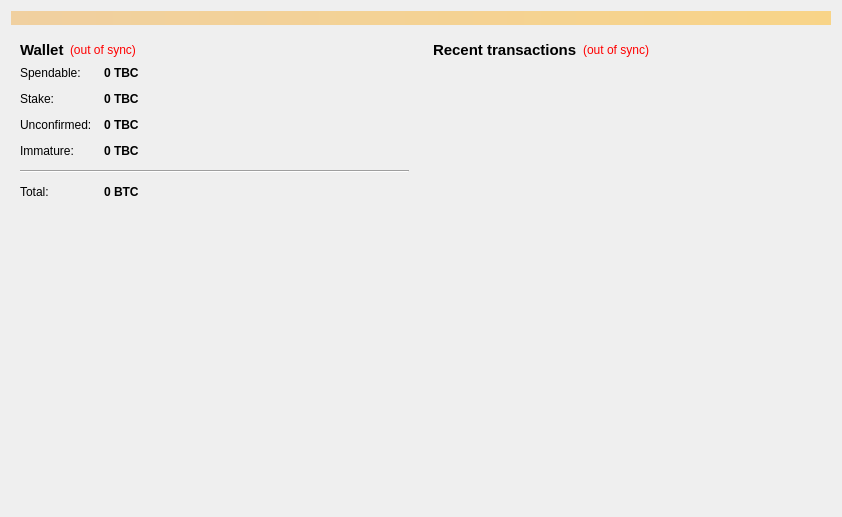
<?xml version="1.0" encoding="UTF-8"?>
<ui version="4.0">
 <class>OverviewPage</class>
 <widget class="QWidget" name="OverviewPage">
  <property name="geometry">
   <rect>
    <x>0</x>
    <y>0</y>
    <width>842</width>
    <height>517</height>
   </rect>
  </property>
  <property name="windowTitle">
   <string>Form</string>
  </property>
  <layout class="QVBoxLayout" name="topLayout">
   <item>
    <widget class="QLabel" name="labelAlerts">
     <property name="visible">
      <bool>false</bool>
     </property>
     <property name="styleSheet">
      <string notr="true">background-color: qlineargradient(x1: 0, y1: 0, x2: 1, y2: 0, stop:0 #F0D0A0, stop:1 #F8D488);  color:#000000
</string>
     </property>
     <property name="wordWrap">
      <bool>true</bool>
     </property>
     <property name="margin">
      <number>3</number>
     </property>
    </widget>
   </item>
   <item>
    <layout class="QHBoxLayout" name="horizontalLayout" stretch="1,1">
     <item>
      <layout class="QVBoxLayout" name="verticalLayout_2">
       <item>
        <widget class="QWidget" name="widget" native="true">
         <layout class="QVBoxLayout" name="verticalLayout_4">
          <item>
           <layout class="QHBoxLayout" name="horizontalLayout_4">
            <item>
             <widget class="QLabel" name="label_5">
              <property name="font">
               <font>
                <pointsize>11</pointsize>
                <weight>75</weight>
                <bold>true</bold>
               </font>
              </property>
              <property name="text">
               <string>Wallet</string>
              </property>
             </widget>
            </item>
            <item>
             <widget class="QLabel" name="labelWalletStatus">
              <property name="toolTip">
               <string>The displayed information may be out of date. Your wallet automatically synchronizes with the TBC network after a connection is established, but this process has not completed yet.</string>
              </property>
              <property name="styleSheet">
               <string notr="true">QLabel { color: red; }</string>
              </property>
              <property name="text">
               <string notr="true">(out of sync)</string>
              </property>
              <property name="alignment">
               <set>Qt::AlignLeading|Qt::AlignLeft|Qt::AlignVCenter</set>
              </property>
             </widget>
            </item>
            <item>
             <spacer name="horizontalSpacer_2">
              <property name="orientation">
               <enum>Qt::Horizontal</enum>
              </property>
              <property name="sizeHint" stdset="0">
               <size>
                <width>40</width>
                <height>20</height>
               </size>
              </property>
             </spacer>
            </item>
           </layout>
          </item>
          <item>
           <layout class="QFormLayout" name="formLayout_2">
            <property name="fieldGrowthPolicy">
             <enum>QFormLayout::AllNonFixedFieldsGrow</enum>
            </property>
            <property name="horizontalSpacing">
             <number>12</number>
            </property>
            <property name="verticalSpacing">
             <number>12</number>
            </property>
            <item row="0" column="0">
             <widget class="QLabel" name="label">
              <property name="text">
               <string>Spendable:</string>
              </property>
             </widget>
            </item>
            <item row="0" column="1">
             <widget class="QLabel" name="labelBalance">
              <property name="font">
               <font>
                <weight>75</weight>
                <bold>true</bold>
               </font>
              </property>
              <property name="cursor">
               <cursorShape>IBeamCursor</cursorShape>
              </property>
              <property name="toolTip">
               <string>Your current spendable balance</string>
              </property>
              <property name="text">
               <string notr="true">0 TBC</string>
              </property>
              <property name="alignment">
               <set>Qt::AlignLeading|Qt::AlignLeft|Qt::AlignVCenter</set>
              </property>
              <property name="textInteractionFlags">
               <set>Qt::LinksAccessibleByMouse|Qt::TextSelectableByKeyboard|Qt::TextSelectableByMouse</set>
              </property>
             </widget>
            </item>
            <item row="1" column="0">
             <widget class="QLabel" name="label_6">
              <property name="text">
               <string>Stake:</string>
              </property>
             </widget>
            </item>
            <item row="1" column="1">
             <widget class="QLabel" name="labelStake">
              <property name="font">
               <font>
                <weight>75</weight>
                <bold>true</bold>
               </font>
              </property>
              <property name="cursor">
               <cursorShape>IBeamCursor</cursorShape>
              </property>
              <property name="toolTip">
               <string>Total of coins that was staked, and do not yet count toward the current balance</string>
              </property>
              <property name="text">
               <string notr="true">0 TBC</string>
              </property>
              <property name="alignment">
               <set>Qt::AlignLeading|Qt::AlignLeft|Qt::AlignVCenter</set>
              </property>
              <property name="textInteractionFlags">
               <set>Qt::LinksAccessibleByMouse|Qt::TextSelectableByKeyboard|Qt::TextSelectableByMouse</set>
              </property>
             </widget>
            </item>
            <item row="2" column="0">
             <widget class="QLabel" name="label_3">
              <property name="text">
               <string>Unconfirmed:</string>
              </property>
             </widget>
            </item>
            <item row="2" column="1">
             <widget class="QLabel" name="labelUnconfirmed">
              <property name="font">
               <font>
                <weight>75</weight>
                <bold>true</bold>
               </font>
              </property>
              <property name="cursor">
               <cursorShape>IBeamCursor</cursorShape>
              </property>
              <property name="toolTip">
               <string>Total of transactions that have yet to be confirmed, and do not yet count toward the current balance</string>
              </property>
              <property name="text">
               <string notr="true">0 TBC</string>
              </property>
              <property name="alignment">
               <set>Qt::AlignLeading|Qt::AlignLeft|Qt::AlignVCenter</set>
              </property>
              <property name="textInteractionFlags">
               <set>Qt::LinksAccessibleByMouse|Qt::TextSelectableByKeyboard|Qt::TextSelectableByMouse</set>
              </property>
             </widget>
            </item>
            <item row="3" column="0">
             <widget class="QLabel" name="labelImmatureText">
              <property name="text">
               <string>Immature:</string>
              </property>
             </widget>
            </item>
            <item row="3" column="1">
             <widget class="QLabel" name="labelImmature">
              <property name="font">
               <font>
                <weight>75</weight>
                <bold>true</bold>
               </font>
              </property>
              <property name="toolTip">
               <string>Mined balance that has not yet matured</string>
              </property>
              <property name="text">
               <string notr="true">0 TBC</string>
              </property>
              <property name="alignment">
               <set>Qt::AlignLeading|Qt::AlignLeft|Qt::AlignVCenter</set>
              </property>
              <property name="textInteractionFlags">
               <set>Qt::LinksAccessibleByMouse|Qt::TextSelectableByKeyboard|Qt::TextSelectableByMouse</set>
              </property>
             </widget>
            </item>
            <item row="4" column="0" colspan="2">
             <widget class="Line" name="line">
              <property name="maximumSize">
               <size>
                <width>16777215</width>
                <height>16777215</height>
               </size>
              </property>
              <property name="orientation">
               <enum>Qt::Horizontal</enum>
              </property>
             </widget>
            </item>
            <item row="5" column="0">
             <widget class="QLabel" name="labelTotalText">
              <property name="text">
               <string>Total:</string>
              </property>
             </widget>
            </item>
            <item row="5" column="1">
             <widget class="QLabel" name="labelTotal">
              <property name="font">
               <font>
                <weight>75</weight>
                <bold>true</bold>
               </font>
              </property>
              <property name="cursor">
               <cursorShape>IBeamCursor</cursorShape>
              </property>
              <property name="toolTip">
               <string>Your current total balance</string>
              </property>
              <property name="text">
               <string notr="true">0 BTC</string>
              </property>
              <property name="alignment">
               <set>Qt::AlignLeading|Qt::AlignLeft|Qt::AlignVCenter</set>
              </property>
              <property name="textInteractionFlags">
               <set>Qt::LinksAccessibleByMouse|Qt::TextSelectableByKeyboard|Qt::TextSelectableByMouse</set>
              </property>
             </widget>
            </item>
           </layout>
          </item>
         </layout>
        </widget>
       </item>
       <item>
        <spacer name="verticalSpacer_2">
         <property name="orientation">
          <enum>Qt::Vertical</enum>
         </property>
         <property name="sizeHint" stdset="0">
          <size>
           <width>20</width>
           <height>40</height>
          </size>
         </property>
        </spacer>
       </item>
       <item>
        <widget class="QLabel" name="label_overview_pic">
         <property name="sizePolicy">
          <sizepolicy hsizetype="Preferred" vsizetype="Preferred">
           <horstretch>0</horstretch>
           <verstretch>0</verstretch>
          </sizepolicy>
         </property>
         <property name="minimumSize">
          <size>
           <width>0</width>
           <height>0</height>
          </size>
         </property>
         <property name="maximumSize">
          <size>
           <width>500</width>
           <height>500</height>
          </size>
         </property>
         <property name="text">
          <string/>
         </property>
         <property name="pixmap">
          <pixmap resource="../bitcoin.qrc">:/images/wallet_bg</pixmap>
         </property>
         <property name="alignment">
          <set>Qt::AlignCenter</set>
         </property>
         <property name="margin">
          <number>20</number>
         </property>
        </widget>
       </item>
       <item>
        <spacer name="verticalSpacer">
         <property name="orientation">
          <enum>Qt::Vertical</enum>
         </property>
         <property name="sizeHint" stdset="0">
          <size>
           <width>20</width>
           <height>40</height>
          </size>
         </property>
        </spacer>
       </item>
      </layout>
     </item>
     <item>
      <layout class="QVBoxLayout" name="verticalLayout_3">
       <item>
        <widget class="QWidget" name="widget_2" native="true">
         <layout class="QVBoxLayout" name="verticalLayout">
          <item>
           <layout class="QHBoxLayout" name="horizontalLayout_2">
            <item>
             <widget class="QLabel" name="label_4">
              <property name="font">
               <font>
                <pointsize>11</pointsize>
                <weight>75</weight>
                <bold>true</bold>
               </font>
              </property>
              <property name="text">
               <string>&lt;b&gt;Recent transactions&lt;/b&gt;</string>
              </property>
             </widget>
            </item>
            <item>
             <widget class="QLabel" name="labelTransactionsStatus">
              <property name="toolTip">
               <string>The displayed information may be out of date. Your wallet automatically synchronizes with the TBC network after a connection is established, but this process has not completed yet.</string>
              </property>
              <property name="styleSheet">
               <string notr="true">QLabel { color: red; }</string>
              </property>
              <property name="text">
               <string notr="true">(out of sync)</string>
              </property>
              <property name="alignment">
               <set>Qt::AlignRight|Qt::AlignTrailing|Qt::AlignVCenter</set>
              </property>
             </widget>
            </item>
            <item>
             <spacer name="horizontalSpacer">
              <property name="orientation">
               <enum>Qt::Horizontal</enum>
              </property>
              <property name="sizeHint" stdset="0">
               <size>
                <width>40</width>
                <height>20</height>
               </size>
              </property>
             </spacer>
            </item>
           </layout>
          </item>
          <item>
           <widget class="QListView" name="listTransactions">
            <property name="styleSheet">
             <string notr="true">QListView { background: transparent; }</string>
            </property>
            <property name="frameShape">
             <enum>QFrame::NoFrame</enum>
            </property>
            <property name="verticalScrollBarPolicy">
             <enum>Qt::ScrollBarAlwaysOff</enum>
            </property>
            <property name="horizontalScrollBarPolicy">
             <enum>Qt::ScrollBarAlwaysOff</enum>
            </property>
            <property name="selectionMode">
             <enum>QAbstractItemView::NoSelection</enum>
            </property>
           </widget>
          </item>
         </layout>
        </widget>
       </item>
      </layout>
     </item>
    </layout>
   </item>
  </layout>
 </widget>
 <resources>
  <include location="../bitcoin.qrc"/>
 </resources>
 <connections/>
</ui>
